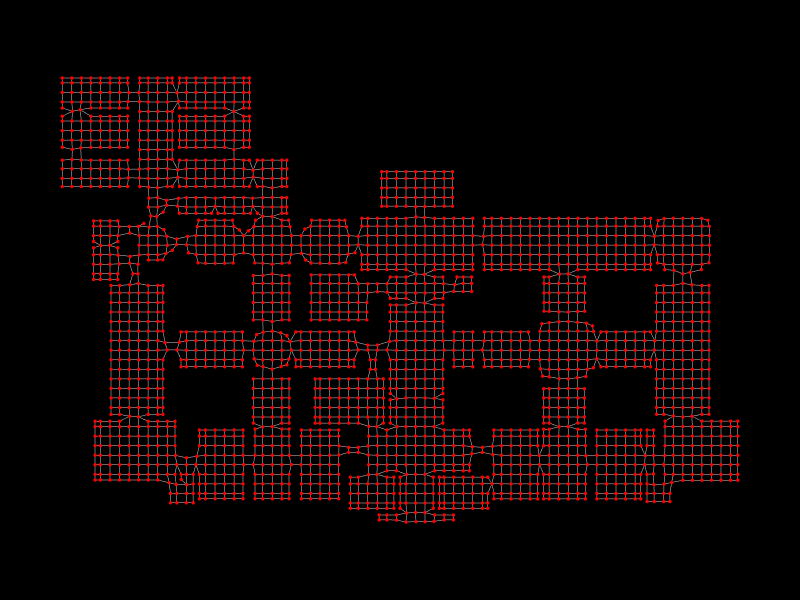

Source (notebook cell):
### Markdown cell above
## 13. Show the analysis graph

### Code cell
Topology.Show(analysis_graph,
              camera=[0,0,6],
              vertexSize=4,
              vertexColor="red",
              edgeColor="lightgrey",
              backgroundColor="black",
              width=800,
              height=600,
              renderer=renderer)

### Figure 1 — Plotly figure (JSON) as saved in the notebook; plotly's stock layout.template omitted (floating-point values rounded to 4 significant figures; data arrays with more than 128 entries replaced by an {"elided": "..."} marker saying what was removed)
{"data": [{"hoverinfo": "text", "legendgroup": "2", "legendrank": 2, "line": {"color": "lightgrey", "dash": "solid", "width": 1}, "marker": {"size": 0}, "mode": "lines", "name": "1: Untitled Graph (Edges)", "showlegend": false, "text": "", "type": "scatter3d", "x": {"elided": "12084 float values"}, "y": {"elided": "12084 float values"}, "z": {"elided": "12084 int values"}}, {"customdata": {"elided": "2289 str values"}, "hoverinfo": "text", "hovertemplate": {"elided": "2289 str values"}, "hovertext": {"elided": "2289 str values"}, "legendgroup": "1", "legendrank": 1, "marker": {"color": {"elided": "2289 str values"}, "line": {"width": 0}, "opacity": 1, "size": {"elided": "2289 int values"}, "sizemode": "diameter", "symbol": "circle"}, "mode": "markers", "name": "1: Untitled Graph (Vertices)", "showlegend": false, "text": {"elided": "2289 str values"}, "type": "scatter3d", "x": {"elided": "2289 float values"}, "y": {"elided": "2289 float values"}, "z": {"elided": "2289 int values"}}], "layout": {"autosize": true, "height": 600, "margin": {"b": 40, "l": 40, "r": 40, "t": 40}, "paper_bgcolor": "#000000", "plot_bgcolor": "#000000", "scene": {"aspectmode": "data", "camera": {"center": {"x": 0, "y": 0, "z": 0}, "eye": {"x": 0, "y": 0, "z": 6}, "projection": {"type": "perspective"}, "up": {"x": 0, "y": 1, "z": 0}}, "xaxis": {"visible": false}, "yaxis": {"visible": false}, "zaxis": {"visible": false}}, "showlegend": true, "width": 800, "xaxis": {"showgrid": false, "visible": false, "zeroline": false}, "yaxis": {"showgrid": false, "visible": false, "zeroline": false}}}
